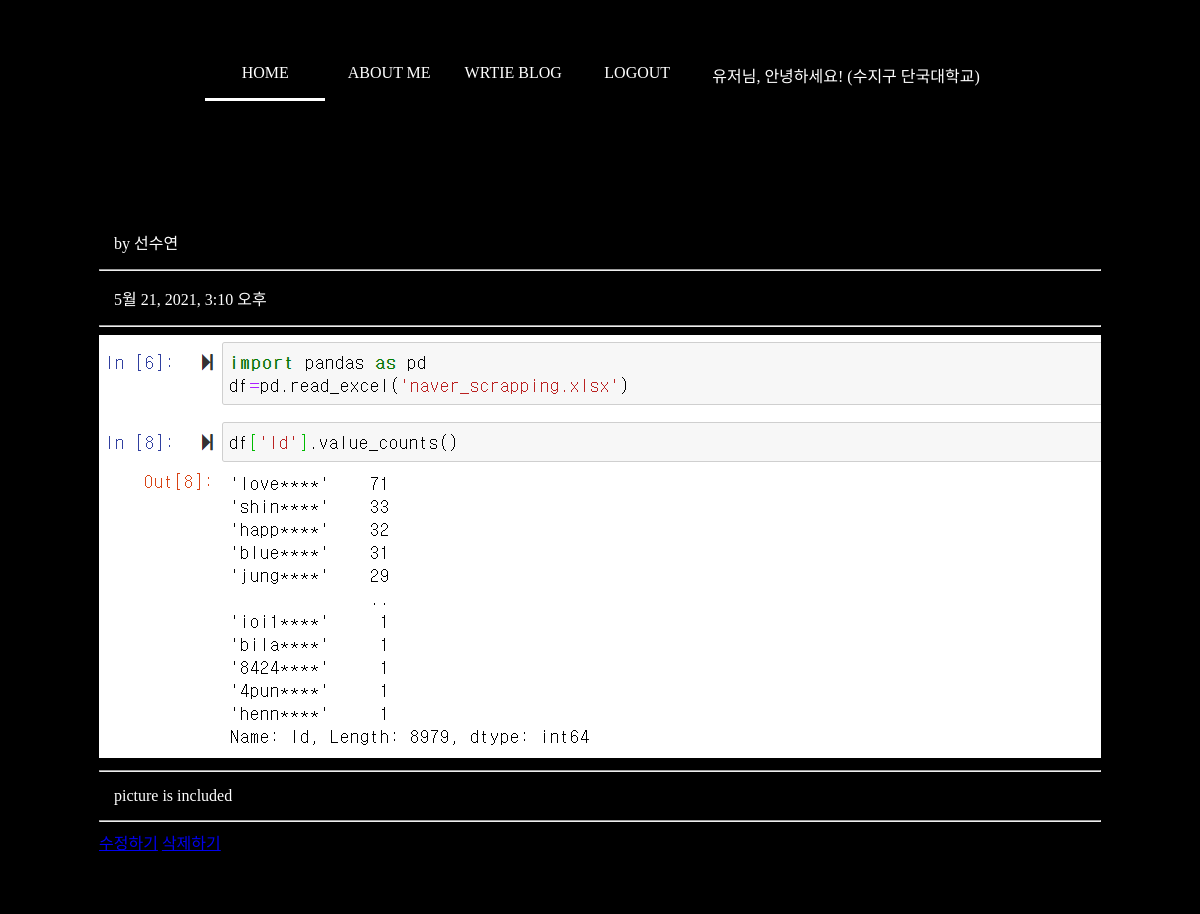
The app's page /home/home/25/ (signed in) with its own data.
### account/models.py (models this page shows)
class CustomUser(AbstractUser):
    nickname = models.CharField(max_length=100)
    university = models.CharField(max_length=50)
    location = models.CharField(max_length=200)

### blog/models.py (models this page shows, shortened)
class Blog(models.Model):
    title=models.CharField(max_length=200)
    writer=models.CharField(max_length=100)
    pub_date=models.DateTimeField()
    body=models.TextField()
    image=models.ImageField(upload_to="blog/", blank=True, null = True)

### blog/views.py (the view)
# urls.py: path('home/<int:blog_id>/', detail, name="detail"),
def detail(request, blog_id):
    details=get_object_or_404(Blog, pk=blog_id)
    return render(request, 'detail.html', {'details':details})

### blog/templates/detail.html (shortened to what this page needs)
{% extends 'base.html' %}
{% block content %}
<div class="container">
    <div class="row my-3">
        <div class="row">
            <div class="col-lg-8">
                <h3 class="mt-4">{{details.title}}</h3>
                <p class="lead">
                    by {{details.writer}}
                </p>
                <hr />
                <p>{{details.pub_date}}</p>
                <hr />
                {% if details.image %}
                <img class="img-fluid rounded" src="{{details.image.url}}" />
                <hr />
                {% endif %}
                <p>{{details.body}}</p>
                <hr />
                <a href="{% url 'edit' details.id %}">수정하기</a>
                <a href="{% url 'delete' details.id %}">삭제하기</a>
            </div>
        </div>
    </div>
</div>
{% endblock %}

### blogproject/templates/base.html (shortened to what this page needs)
<!DOCTYPE html>
<html lang="en">
<head>
</head>
<body>
    <div class="nav">
        <nav>
            {% if user.is_authenticated %}
            <a class="atag" aria-current="page" href="{% url 'home' %}">HOME</a>
            <a class="atag" href="{% url 'about_me' %}">ABOUT ME</a>
            <a class="atag" href="{% url 'new' %}">WRTIE BLOG</a>
            <a class="atag" href="{% url 'logout' %}">LOGOUT</a>
            <div class="line"></div>
            {% endif %}
        </nav>
        <div class="login_hello">
            <p class="hello_text1" style="font-family: Poppins;">{{user.nickname}}님, 안녕하세요! ({{user.location}}
                {{user.university}})</p>
        </div>
    </div>
    <div class="container">
        {% block content %}
        {% endblock %}
    </div>
</body>
</html>

### blogproject/templates/base.html (style rules this page uses)
body { background-color: #000; font-family: Poppins; }
.container { max-width: 948px; margin: 2em auto; background-color: #000; border-radius: 1em; display: flex; justify-content: center; }
.nav { color: white; display: flex; justify-content: center; padding-top: 40px; }
.atag { color: #fff; text-align: center; width: 120px; padding: 1em 0; display: inline-block; font-weight: 400; transition: all .4s ease-in-out; text-decoration: none; font-family: Poppins; }
.line { width: 120px; height: 3px; background-color: #FFF; transition: all .4s ease-in-out; }
p { font-family: Poppins; color: white; display: flex; justify-content: space-between; margin: 15px; }

### records on screen
CustomUser: nickname "유저", location "수지구", university "단국대학교"
Blog: writer "선수연", pub_date "5월 21, 2021, 3:10 오후", image (picture), body "picture is included"
